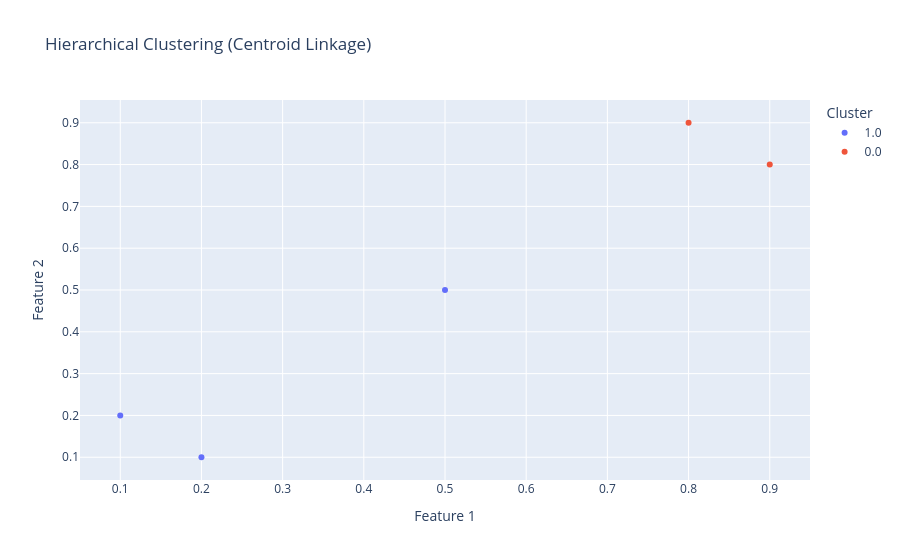

Source (notebook cell):
### Code cell
# Distance between observations
def euclidean_distance(x1, x2):
    return np.sqrt(np.sum((x1 - x2) ** 2))

def manhattan_distance(x1, x2):
    return np.sum(np.abs(x1 - x2))


# Compute full distance matrix
def compute_distance_matrix(X, metric="euclidean"):
    n = len(X)
    D = np.zeros((n, n))
    
    for i in range(n):
        for j in range(i + 1, n):
            if metric == "euclidean":
                d = euclidean_distance(X[i], X[j])
            elif metric == "manhattan":
                d = manhattan_distance(X[i], X[j])
            
            D[i, j] = D[j, i] = d
    return D


# Linkage functions
def single_linkage(C1, C2, D):
    return min(D[i, j] for i in C1 for j in C2)

def complete_linkage(C1, C2, D):
    return max(D[i, j] for i in C1 for j in C2)

def average_linkage(C1, C2, D):
    distances = [D[i, j] for i in C1 for j in C2]
    return np.mean(distances)

def centroid_linkage(C1, C2, X):
    centroid1 = np.mean(X[C1], axis=0)
    centroid2 = np.mean(X[C2], axis=0)
    return euclidean_distance(centroid1, centroid2)


# Agglomerative Hierarchical Clustering
def hierarchical_clustering(X, linkage="single",metric="euclidean"):
    n = len(X)
    clusters = [[i] for i in range(n)]
    D = compute_distance_matrix(X,metric)
    
    history = []
    
    while len(clusters) > 1:
        min_dist = float("inf")
        merge_pair = None
        
        for i in range(len(clusters)):
            for j in range(i + 1, len(clusters)):
                
                if linkage == "single":
                    dist = single_linkage(clusters[i], clusters[j], D)
                elif linkage == "complete":
                    dist = complete_linkage(clusters[i], clusters[j], D)
                elif linkage == "average":
                    dist = average_linkage(clusters[i], clusters[j], D)
                elif linkage == "centroid":
                    dist = centroid_linkage(clusters[i], clusters[j], X)
                
                if dist < min_dist:
                    min_dist = dist
                    merge_pair = (i, j)
        
        i, j = merge_pair
        
        new_cluster = clusters[i] + clusters[j]
        history.append((clusters[i], clusters[j], min_dist))
        
        clusters.pop(j)
        clusters.pop(i)
        clusters.append(new_cluster)
    
    return history


# Extract clusters (cut dendrogram)
def get_clusters(history, n_points, k):
    clusters = [[i] for i in range(n_points)]
    
    for step in range(n_points - k):
        c1, c2, _ = history[step]
        
        for cluster in clusters:
            if set(cluster) == set(c1):
                cluster1 = cluster
            if set(cluster) == set(c2):
                cluster2 = cluster
        
        clusters.remove(cluster1)
        clusters.remove(cluster2)
        clusters.append(cluster1 + cluster2)
    
    return clusters


# 7. Toy data
X = np.array([
    [0.1, 0.2],
    [0.2, 0.1],
    [0.8, 0.9],
    [0.9, 0.8],
    [0.5, 0.5]])


# Run clustering (centroid linkage)
history = hierarchical_clustering(X, linkage="centroid")

for step, (c1, c2, dist) in enumerate(history):
    print(f"Step {step+1}: merge {c1} and {c2} at distance {dist:.3f}")


# Get clusters (k=2)
clusters_k2 = get_clusters(history, n_points=len(X), k=2)
print("Clusters (k=2):", clusters_k2)


# Convert cluster format to labels
labels = np.zeros(len(X))

for idx, cluster in enumerate(clusters_k2):
    for point in cluster:
        labels[point] = idx


# Plot 
fig = px.scatter(x=X[:, 0],y=X[:, 1],color=labels.astype(str),
                 title="Hierarchical Clustering (Centroid Linkage)",labels={"x": "Feature 1", "y": "Feature 2", "color": "Cluster"})
fig.show()

### Figure 1 — Plotly figure (JSON) as saved in the notebook; plotly's stock layout.template omitted (floating-point values rounded to 4 significant figures)
{"data": [{"hovertemplate": "Cluster=1.0<br>Feature 1=%{x}<br>Feature 2=%{y}<extra></extra>", "legendgroup": "1.0", "marker": {"color": "#636efa", "symbol": "circle"}, "mode": "markers", "name": "1.0", "orientation": "v", "showlegend": true, "type": "scatter", "x": [0.1, 0.2, 0.5], "xaxis": "x", "y": [0.2, 0.1, 0.5], "yaxis": "y"}, {"hovertemplate": "Cluster=0.0<br>Feature 1=%{x}<br>Feature 2=%{y}<extra></extra>", "legendgroup": "0.0", "marker": {"color": "#EF553B", "symbol": "circle"}, "mode": "markers", "name": "0.0", "orientation": "v", "showlegend": true, "type": "scatter", "x": [0.8, 0.9], "xaxis": "x", "y": [0.9, 0.8], "yaxis": "y"}], "layout": {"legend": {"title": {"text": "Cluster"}, "tracegroupgap": 0}, "title": {"text": "Hierarchical Clustering (Centroid Linkage)"}, "xaxis": {"anchor": "y", "domain": [0, 1], "title": {"text": "Feature 1"}}, "yaxis": {"anchor": "x", "domain": [0, 1], "title": {"text": "Feature 2"}}}}
